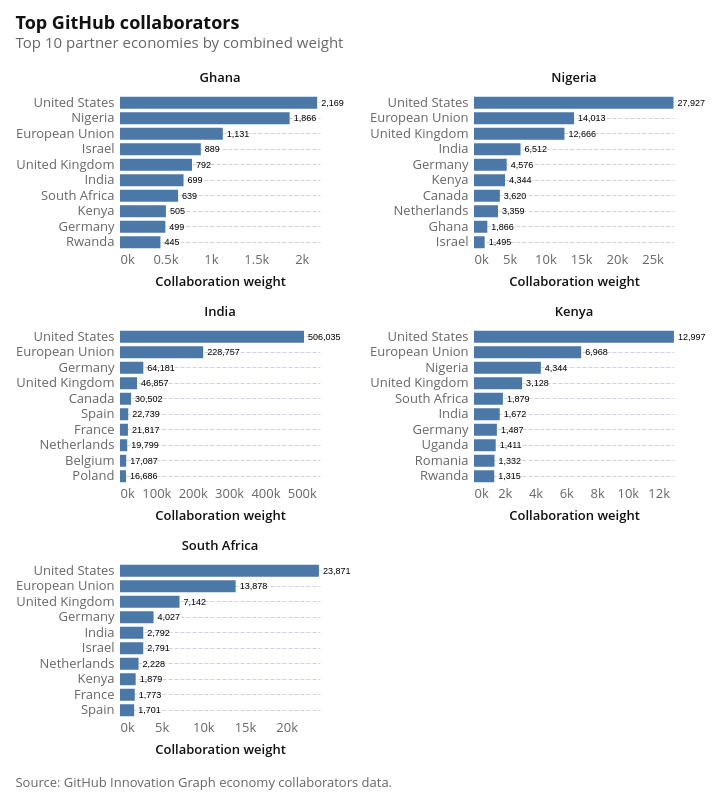

Notebook cell for this chart:
### Markdown cell above
## Top GitHub collaborators

The economy collaborator data records cross-economy collaboration
weights. For each country the chart combines rows where it is the source
with rows where it is the destination, which is what the reference
notebook does.

The edges are directional and asymmetric, so the two sides are separate
measurements rather than the same relationship counted twice.

### Code cell
economy_collaborators = pd.read_csv(GITHUB_DIR / "economy_collaborators.csv").dropna(
    subset=["source", "destination"]
)

latest_year = int(economy_collaborators["year"].max())
latest_q = int(
    economy_collaborators.loc[
        economy_collaborators["year"] == latest_year, "quarter"
    ].max()
)
latest_collab = economy_collaborators.loc[
    (economy_collaborators["year"] == latest_year)
    & (economy_collaborators["quarter"] == latest_q)
]
latest_collab_label = f"{latest_year} Q{latest_q}"


def partners_for(code: str) -> pd.DataFrame:
    """Every partner of *code* in the latest quarter, both directions."""
    edges = latest_collab.loc[
        (latest_collab["source"] == code) | (latest_collab["destination"] == code)
    ]
    partner = edges["destination"].where(edges["source"] == code, edges["source"])
    return edges.assign(focal_iso2=code, partner_iso2=partner)


top_collaborators = (
    pd.concat([partners_for(code) for code in COUNTRY_CODES], ignore_index=True)
    .groupby(["focal_iso2", "partner_iso2"], as_index=False)["weight"]
    .sum()
    .assign(
        focal_name=lambda d: d["focal_iso2"].map(COUNTRY_NAMES),
        partner_name=lambda d: d["partner_iso2"].map(country_name_from_iso2),
        weight_label=lambda d: d["weight"].map(lambda v: f"{v:,.0f}"),
    )
    .sort_values(["focal_name", "weight"], ascending=[True, False])
    .groupby("focal_iso2", as_index=False, group_keys=False)
    .head(10)
)

partner_y = alt.Y(
    "partner_name:N",
    sort=alt.EncodingSortField(field="weight", op="sum", order="descending"),
    title=None,
    axis=alt.Axis(labelLimit=130),
)

collab_bars = (
    alt.Chart(top_collaborators)
    .mark_bar(size=12)
    .encode(
        x=alt.X(
            "weight:Q",
            title="Collaboration weight",
            axis=alt.Axis(format="~s"),
        ),
        y=partner_y,
        tooltip=[
            alt.Tooltip("focal_name:N", title="Country"),
            alt.Tooltip("partner_name:N", title="Partner"),
            alt.Tooltip("weight:Q", title="Collaboration weight", format=","),
        ],
    )
)
collab_labels = (
    alt.Chart(top_collaborators)
    .mark_text(align="left", baseline="middle", dx=4, fontSize=9)
    .encode(x="weight:Q", y=partner_y, text="weight_label:N")
)

collaborators_chart = (
    (collab_bars + collab_labels)
    .properties(width=200, height=155)
    .facet(
        facet=alt.Facet(
            "focal_name:N",
            title=None,
            sort=COUNTRY_ORDER,
            header=alt.Header(labelFontWeight=600),
        ),
        columns=2,
    )
    .resolve_scale(x="independent", y="independent")
    .properties(
        title=alt.Title(
            text="Top GitHub collaborators",
            subtitle=("Top 10 partner economies by combined weight"),
        )
    )
)

attaviz.add_caption(
    collaborators_chart, "Source: GitHub Innovation Graph economy collaborators data."
)

### Figure 1 — Vega specification as saved in the notebook (floating-point values rounded to 4 significant figures)
{"$schema": "https://vega.github.io/schema/vega/v6.json", "data": [{"name": "source_0", "values": [{"focal_iso2": "GH", "partner_iso2": "US", "weight": 2169, "focal_name": "Ghana", "partner_name": "United States", "weight_label": "2,169", "__index_level_0__": 16, "facet_focal_name_sort_index": 0.0}, {"focal_iso2": "GH", "partner_iso2": "NG", "weight": 1866, "focal_name": "Ghana", "partner_name": "Nigeria", "weight_label": "1,866", "__index_level_0__": 11, "facet_focal_name_sort_index": 0.0}, {"focal_iso2": "GH", "partner_iso2": "EU", "weight": 1131, "focal_name": "Ghana", "partner_name": "European Union", "weight_label": "1,131", "__index_level_0__": 4, "facet_focal_name_sort_index": 0.0}, {"focal_iso2": "GH", "partner_iso2": "IL", "weight": 889, "focal_name": "Ghana", "partner_name": "Israel", "weight_label": "889", "__index_level_0__": 6, "facet_focal_name_sort_index": 0.0}, {"focal_iso2": "GH", "partner_iso2": "GB", "weight": 792, "focal_name": "Ghana", "partner_name": "United Kingdom", "weight_label": "792", "__index_level_0__": 5, "facet_focal_name_sort_index": 0.0}, {"focal_iso2": "GH", "partner_iso2": "IN", "weight": 699, "focal_name": "Ghana", "partner_name": "India", "weight_label": "699", "__index_level_0__": 7, "facet_focal_name_sort_index": 0.0}, {"focal_iso2": "GH", "partner_iso2": "ZA", "weight": 639, "focal_name": "Ghana", "partner_name": "South Africa", "weight_label": "639", "__index_level_0__": 17, "facet_focal_name_sort_index": 0.0}, {"focal_iso2": "GH", "partner_iso2": "KE", "weight": 505, "focal_name": "Ghana", "partner_name": "Kenya", "weight_label": "505", "__index_level_0__": 10, "facet_focal_name_sort_index": 0.0}, {"focal_iso2": "GH", "partner_iso2": "DE", "weight": 499, "focal_name": "Ghana", "partner_name": "Germany", "weight_label": "499", "__index_level_0__": 2, "facet_focal_name_sort_index": 0.0}, {"focal_iso2": "GH", "partner_iso2": "RW", "weight": 445, "focal_name": "Ghana", "partner_name": "Rwanda", "weight_label": "445", "__index_level_0__": 13, "facet_focal_name_sort_index": 0.0}, {"focal_iso2": "IN", "partner_iso2": "US", "weight": 506035, "focal_name": "India", "partner_name": "United States", "weight_label": "506,035", "__index_level_0__": 119, "facet_focal_name_sort_index": 2.0}, {"focal_iso2": "IN", "partner_iso2": "EU", "weight": 228757, "focal_name": "India", "partner_name": "European Union", "weight_label": "228,757", "__index_level_0__": 49, "facet_focal_name_sort_index": 2.0}, {"focal_iso2": "IN", "partner_iso2": "DE", "weight": 64181, "focal_name": "India", "partner_name": "Germany", "weight_label": "64,181", "__index_level_0__": 41, "facet_focal_name_sort_index": 2.0}, {"focal_iso2": "IN", "partner_iso2": "GB", "weight": 46857, "focal_name": "India", "partner_name": "United Kingdom", "weight_label": "46,857", "__index_level_0__": 52, "facet_focal_name_sort_index": 2.0}, {"focal_iso2": "IN", "partner_iso2": "CA", "weight": 30502, "focal_name": "India", "partner_name": "Canada", "weight_label": "30,502", "__index_level_0__": 33, "facet_focal_name_sort_index": 2.0}, {"focal_iso2": "IN", "partner_iso2": "ES", "weight": 22739, "focal_name": "India", "partner_name": "Spain", "weight_label": "22,739", "__index_level_0__": 47, "facet_focal_name_sort_index": 2.0}, {"focal_iso2": "IN", "partner_iso2": "FR", "weight": 21817, "focal_name": "India", "partner_name": "France", "weight_label": "21,817", "__index_level_0__": 51, "facet_focal_name_sort_index": 2.0}, {"focal_iso2": "IN", "partner_iso2": "NL", "weight": 19799, "focal_name": "India", "partner_name": "Netherlands", "weight_label": "19,799", "__index_level_0__": 87, "facet_focal_name_sort_index": 2.0}, {"focal_iso2": "IN", "partner_iso2": "BE", "weight": 17087, "focal_name": "India", "partner_name": "Belgium", "weight_label": "17,087", "__index_level_0__": 28, "facet_focal_name_sort_index": 2.0}, {"focal_iso2": "IN", "partner_iso2": "PL", "weight": 16686, "focal_name": "India", "partner_name": "Poland", "weight_label": "16,686", "__index_level_0__": 95, "facet_focal_name_sort_index": 2.0}, {"focal_iso2": "KE", "partner_iso2": "US", "weight": 12997, "focal_name": "Kenya", "partner_name": "United States", "weight_label": "12,997", "__index_level_0__": 157, "facet_focal_name_sort_index": 3.0}, {"focal_iso2": "KE", "partner_iso2": "EU", "weight": 6968, "focal_name": "Kenya", "partner_name": "European Union", "weight_label": "6,968", "__index_level_0__": 134, "facet_focal_name_sort_index": 3.0}, {"focal_iso2": "KE", "partner_iso2": "NG", "weight": 4344, "focal_name": "Kenya", "partner_name": "Nigeria", "weight_label": "4,344", "__index_level_0__": 144, "facet_focal_name_sort_index": 3.0}, {"focal_iso2": "KE", "partner_iso2": "GB", "weight": 3128, "focal_name": "Kenya", "partner_name": "United Kingdom", "weight_label": "3,128", "__index_level_0__": 137, "facet_focal_name_sort_index": 3.0}, {"focal_iso2": "KE", "partner_iso2": "ZA", "weight": 1879, "focal_name": "Kenya", "partner_name": "South Africa", "weight_label": "1,879", "__index_level_0__": 158, "facet_focal_name_sort_index": 3.0}, {"focal_iso2": "KE", "partner_iso2": "IN", "weight": 1672, "focal_name": "Kenya", "partner_name": "India", "weight_label": "1,672", "__index_level_0__": 142, "facet_focal_name_sort_index": 3.0}, {"focal_iso2": "KE", "partner_iso2": "DE", "weight": 1487, "focal_name": "Kenya", "partner_name": "Germany", "weight_label": "1,487", "__index_level_0__": 130, "facet_focal_name_sort_index": 3.0}, {"focal_iso2": "KE", "partner_iso2": "UG", "weight": 1411, "focal_name": "Kenya", "partner_name": "Uganda", "weight_label": "1,411", "__index_level_0__": 156, "facet_focal_name_sort_index": 3.0}, {"focal_iso2": "KE", "partner_iso2": "RO", "weight": 1332, "focal_name": "Kenya", "partner_name": "Romania", "weight_label": "1,332", "__index_level_0__": 150, "facet_focal_name_sort_index": 3.0}, {"focal_iso2": "KE", "partner_iso2": "RW", "weight": 1315, "focal_name": "Kenya", "partner_name": "Rwanda", "weight_label": "1,315", "__index_level_0__": 152, "facet_focal_name_sort_index": 3.0}, {"focal_iso2": "NG", "partner_iso2": "US", "weight": 27927, "focal_name": "Nigeria", "partner_name": "United States", "weight_label": "27,927", "__index_level_0__": 214, "facet_focal_name_sort_index": 1.0}, {"focal_iso2": "NG", "partner_iso2": "EU", "weight": 14013, "focal_name": "Nigeria", "partner_name": "European Union", "weight_label": "14,013", "__index_level_0__": 176, "facet_focal_name_sort_index": 1.0}, {"focal_iso2": "NG", "partner_iso2": "GB", "weight": 12666, "focal_name": "Nigeria", "partner_name": "United Kingdom", "weight_label": "12,666", "__index_level_0__": 179, "facet_focal_name_sort_index": 1.0}, {"focal_iso2": "NG", "partner_iso2": "IN", "weight": 6512, "focal_name": "Nigeria", "partner_name": "India", "weight_label": "6,512", "__index_level_0__": 186, "facet_focal_name_sort_index": 1.0}, {"focal_iso2": "NG", "partner_iso2": "DE", "weight": 4576, "focal_name": "Nigeria", "partner_name": "Germany", "weight_label": "4,576", "__index_level_0__": 172, "facet_focal_name_sort_index": 1.0}, {"focal_iso2": "NG", "partner_iso2": "KE", "weight": 4344, "focal_name": "Nigeria", "partner_name": "Kenya", "weight_label": "4,344", "__index_level_0__": 190, "facet_focal_name_sort_index": 1.0}, {"focal_iso2": "NG", "partner_iso2": "CA", "weight": 3620, "focal_name": "Nigeria", "partner_name": "Canada", "weight_label": "3,620", "__index_level_0__": 168, "facet_focal_name_sort_index": 1.0}, {"focal_iso2": "NG", "partner_iso2": "NL", "weight": 3359, "focal_name": "Nigeria", "partner_name": "Netherlands", "weight_label": "3,359", "__index_level_0__": 198, "facet_focal_name_sort_index": 1.0}, {"focal_iso2": "NG", "partner_iso2": "GH", "weight": 1866, "focal_name": "Nigeria", "partner_name": "Ghana", "weight_label": "1,866", "__index_level_0__": 181, "facet_focal_name_sort_index": 1.0}, {"focal_iso2": "NG", "partner_iso2": "IL", "weight": 1495, "focal_name": "Nigeria", "partner_name": "Israel", "weight_label": "1,495", "__index_level_0__": 185, "facet_focal_name_sort_index": 1.0}, {"focal_iso2": "ZA", "partner_iso2": "US", "weight": 23871, "focal_name": "South Africa", "partner_name": "United States", "weight_label": "23,871", "__index_level_0__": 264, "facet_focal_name_sort_index": 4.0}, {"focal_iso2": "ZA", "partner_iso2": "EU", "weight": 13878, "focal_name": "South Africa", "partner_name": "European Union", "weight_label": "13,878", "__index_level_0__": 233, "facet_focal_name_sort_index": 4.0}, {"focal_iso2": "ZA", "partner_iso2": "GB", "weight": 7142, "focal_name": "South Africa", "partner_name": "United Kingdom", "weight_label": "7,142", "__index_level_0__": 235, "facet_focal_name_sort_index": 4.0}, {"focal_iso2": "ZA", "partner_iso2": "DE", "weight": 4027, "focal_name": "South Africa", "partner_name": "Germany", "weight_label": "4,027", "__index_level_0__": 230, "facet_focal_name_sort_index": 4.0}, {"focal_iso2": "ZA", "partner_iso2": "IN", "weight": 2792, "focal_name": "South Africa", "partner_name": "India", "weight_label": "2,792", "__index_level_0__": 241, "facet_focal_name_sort_index": 4.0}, {"focal_iso2": "ZA", "partner_iso2": "IL", "weight": 2791, "focal_name": "South Africa", "partner_name": "Israel", "weight_label": "2,791", "__index_level_0__": 240, "facet_focal_name_sort_index": 4.0}, {"focal_iso2": "ZA", "partner_iso2": "NL", "weight": 2228, "focal_name": "South Africa", "partner_name": "Netherlands", "weight_label": "2,228", "__index_level_0__": 250, "facet_focal_name_sort_index": 4.0}, {"focal_iso2": "ZA", "partner_iso2": "KE", "weight": 1879, "focal_name": "South Africa", "partner_name": "Kenya", "weight_label": "1,879", "__index_level_0__": 244, "facet_focal_name_sort_index": 4.0}, {"focal_iso2": "ZA", "partner_iso2": "FR", "weight": 1773, "focal_name": "South Africa", "partner_name": "France", "weight_label": "1,773", "__index_level_0__": 234, "facet_focal_name_sort_index": 4.0}, {"focal_iso2": "ZA", "partner_iso2": "ES", "weight": 1701, "focal_name": "South Africa", "partner_name": "Spain", "weight_label": "1,701", "__index_level_0__": 232, "facet_focal_name_sort_index": 4.0}]}, {"name": "data_2"}, {"name": "data_3"}], "signals": [{"name": "concat_0_child_width", "value": 200}, {"name": "concat_0_child_height", "value": 155}], "marks": [{"type": "group", "name": "concat_0_group", "marks": [{"type": "group", "name": "concat_0_cell", "from": {"facet": {"data": "source_0", "name": "concat_0_facet", "groupby": ["focal_name"], "aggregate": {"fields": ["facet_focal_name_sort_index"], "ops": ["max"], "as": ["facet_focal_name_sort_index"]}}}, "sort": {"field": ["datum[\"facet_focal_name_sort_index\"]"], "order": ["ascending"]}, "encode": {"update": {"width": {"signal": "concat_0_child_width"}, "height": {"signal": "concat_0_child_height"}}}, "data": [{"name": "data_1", "source": "concat_0_facet", "transform": [{"type": "stack", "field": "weight", "groupby": ["partner_name"], "sort": {"field": [], "order": []}, "as": ["weight_start", "weight_end"], "offset": "zero"}, {"type": "filter", "expr": "isValid(datum[\"weight\"]) && isFinite(+datum[\"weight\"])"}, {"type": "project", "fields": ["focal_name", "partner_name", "weight", "weight_end", "weight_start"]}]}, {"name": "data_2", "source": "concat_0_facet", "transform": [{"type": "filter", "expr": "isValid(datum[\"weight\"]) && isFinite(+datum[\"weight\"])"}, {"type": "project", "fields": ["partner_name", "weight", "weight_label"]}]}, {"name": "concat_0_facet_concat_0_child_y_domain_partner_name_0_0", "source": "concat_0_facet", "transform": [{"type": "aggregate", "groupby": ["partner_name"], "fields": ["weight"], "ops": ["sum"], "as": ["sort_field"]}, {"type": "project", "fields": ["partner_name", "sort_field"]}]}], "marks": [{"type": "rect", "name": "concat_0_child_layer_0_marks", "from": {"data": "data_1"}, "encode": {"update": {"x": {"field": "weight_end", "scale": "concat_0_child_x"}, "cornerRadiusTopRight": {"value": 0}, "x2": {"field": "weight_start", "scale": "concat_0_child_x"}, "yc": {"field": "partner_name", "scale": "concat_0_child_y", "band": 0.5}, "fill": {"value": "#4c78a8"}, "height": {"value": 12}, "cornerRadiusBottomRight": {"value": 0}, "tooltip": {"signal": "{\"Country\": isValid(datum[\"focal_name\"]) ? isArray(datum[\"focal_name\"]) ? join(datum[\"focal_name\"], '\\n') : datum[\"focal_name\"] : \"\"+datum[\"focal_name\"], \"Partner\": isValid(datum[\"partner_name\"]) ? isArray(datum[\"partner_name\"]) ? join(datum[\"partner_name\"], '\\n') : datum[\"partner_name\"] : \"\"+datum[\"partner_name\"], \"Collaboration weight\": format(datum[\"weight\"], \",\")}"}}}, "style": ["bar"]}, {"type": "text", "name": "concat_0_child_layer_1_marks", "from": {"data": "data_2"}, "encode": {"update": {"x": {"field": "weight", "scale": "concat_0_child_x"}, "fill": {"value": "black"}, "dx": {"value": 4}, "text": {"signal": "isValid(datum[\"weight_label\"]) ? datum[\"weight_label\"] : \"\"+datum[\"weight_label\"]"}, "y": {"field": "partner_name", "scale": "concat_0_child_y", "band": 0.5}, "align": {"value": "left"}, "fontSize": {"value": 9}, "tooltip": {"signal": "{\"weight\": format(datum[\"weight\"], \"\"), \"partner_name\": isValid(datum[\"partner_name\"]) ? isArray(datum[\"partner_name\"]) ? join(datum[\"partner_name\"], '\\n') : datum[\"partner_name\"] : \"\"+datum[\"partner_name\"], \"weight_label\": isValid(datum[\"weight_label\"]) ? isArray(datum[\"weight_label\"]) ? join(datum[\"weight_label\"], '\\n') : datum[\"weight_label\"] : \"\"+datum[\"weight_label\"]}"}, "baseline": {"value": "middle"}}}, "style": ["text"]}], "scales": [{"name": "concat_0_child_x", "type": "linear", "domain": {"fields": [{"data": "data_1", "field": "weight_start"}, {"data": "data_1", "field": "weight_end"}, {"data": "data_2", "field": "weight"}]}, "range": [0, {"signal": "concat_0_child_width"}], "nice": true, "zero": true}, {"name": "concat_0_child_y", "type": "band", "domain": {"data": "concat_0_facet_concat_0_child_y_domain_partner_name_0_0", "field": "partner_name", "sort": {"op": "max", "field": "sort_field", "order": "descending"}}, "range": [0, {"signal": "concat_0_child_height"}], "paddingOuter": 0.1, "paddingInner": 0.2}], "axes": [{"scale": "concat_0_child_y", "maxExtent": 0, "grid": true, "gridScale": "concat_0_child_x", "orient": "left", "aria": false, "tickCount": 5, "domain": false, "minExtent": 0, "zindex": 0, "labels": false, "ticks": false}, {"scale": "concat_0_child_x", "orient": "bottom", "zindex": 0, "labelOverlap": true, "labelBaseline": "top", "title": "Collaboration weight", "format": "~s", "grid": false, "tickCount": 5, "labelFlush": true}, {"scale": "concat_0_child_y", "orient": "left", "grid": false, "tickCount": 5, "labelLimit": 130, "tickSize": 0, "zindex": 0, "labelPadding": 6}], "title": {"text": {"signal": "isValid(parent[\"focal_name\"]) ? parent[\"focal_name\"] : \"\"+parent[\"focal_name\"]"}, "font": "Open Sans, sans-serif", "fontSize": 13, "fontWeight": 600, "offset": 10, "style": "guide-label", "frame": "group", "color": "#111111"}, "style": "cell"}], "title": {"text": "Top GitHub collaborators", "anchor": "start", "subtitle": "Top 10 partner economies by combined weight", "offset": 21}, "layout": {"padding": 18, "bounds": "full", "align": "none", "columns": 2}}], "title": {"text": "Source: GitHub Innovation Graph economy collaborators data.", "anchor": "start", "orient": "bottom", "lineHeight": 20, "color": "#666666", "fontSize": 13, "font": "Open Sans, sans-serif", "fontWeight": 400, "offset": 21}, "padding": 15, "background": "white", "config": {"range": {"category": ["#34A7F2", "#FF9800", "#664AB6", "#4EC2C0", "#F3578E", "#081079", "#0C7C68", "#AA0000", "#DDDA21"], "diverging": ["#920000", "#BD6126", "#E3A763", "#EFEFEF", "#80BDE7", "#3587C3", "#025288"], "heatmap": ["#E3F6FD", "#75CCEC", "#089BD4", "#0169A1", "#023B6F"], "ordinal": ["#E3F6FD", "#75CCEC", "#089BD4", "#0169A1", "#023B6F"], "ramp": ["#E3F6FD", "#75CCEC", "#089BD4", "#0169A1", "#023B6F"]}, "mark": {"tooltip": true}, "axis": {"domain": false, "grid": true, "gridColor": "#CED4DE", "gridDash": [4, 2], "gridWidth": 1, "labelFont": "Open Sans, sans-serif", "labelFontSize": 13, "labelFontWeight": 400, "labelColor": "#666666", "labelPadding": 3, "tickColor": "#CED4DE", "tickSize": 5, "tickCount": 5, "titleFont": "Open Sans, sans-serif", "titleFontSize": 13, "titleFontWeight": 600, "titleColor": "#111111", "titlePadding": 9}, "axisBand": {"labelPadding": 6, "tickSize": 0}, "axisX": {"grid": false, "tickSize": 0, "labelAngle": 0}, "axisY": {"domain": false, "ticks": false, "gridColor": "#CED4DE", "gridDash": [4, 2], "gridWidth": 1}, "legend": {"labelFont": "Open Sans, sans-serif", "labelFontSize": 13, "labelFontWeight": 600, "labelColor": "#111111", "titleFont": "Open Sans, sans-serif", "titleFontSize": 13, "titleFontWeight": 600, "titleColor": "#111111", "titlePadding": 3, "symbolSize": 196, "symbolStrokeWidth": 0, "padding": 15, "offset": 21, "columnPadding": 21, "orient": "bottom", "labelLimit": 200, "titleLimit": 200}, "style": {"cell": {"stroke": null}, "arc": {"stroke": "white", "strokeWidth": 1}, "area": {"opacity": 0.7}, "bar": {"cornerRadiusEnd": 0}, "line": {"strokeWidth": 4, "strokeCap": "round", "strokeJoin": "round"}, "point": {"size": 60, "stroke": "white", "strokeWidth": 1}, "rect": {"stroke": "#8A969F", "strokeWidth": 0.5}, "circle": {"stroke": "white", "strokeWidth": 1}, "square": {"stroke": "white", "strokeWidth": 1}, "geoshape": {"stroke": "#666666", "strokeWidth": 0.3, "strokeJoin": "round", "strokeCap": "round"}, "group-title": {"font": "Open Sans, sans-serif", "fontSize": 18, "fontWeight": 700, "lineHeight": 22, "fill": "#111111"}}, "title": {"subtitleColor": "#666666", "subtitleFont": "Open Sans, sans-serif", "subtitleFontSize": 15, "subtitleFontWeight": 400, "subtitleLineHeight": 18, "subtitlePadding": 3}}, "layout": {"padding": 18, "columns": 1, "bounds": "full", "align": "each"}}
